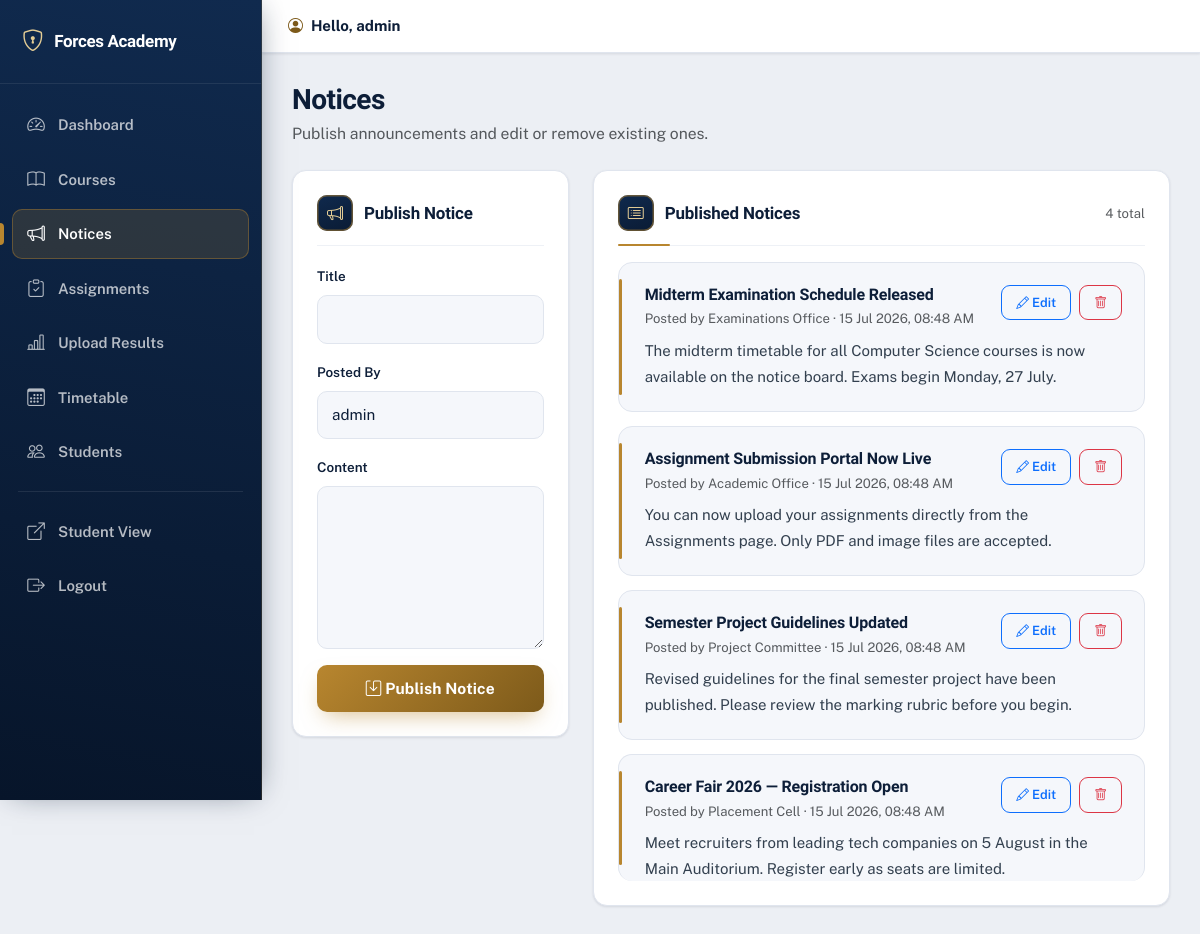
Screenshot of /admin_notices.php (signed in) with the database file from the repository.
### tables this page shows
CREATE TABLE IF NOT EXISTS notices (
    id          INT(11) PRIMARY KEY AUTO_INCREMENT,
    title       VARCHAR(200) NOT NULL,
    content     TEXT,
    posted_by   VARCHAR(100),
    created_at  TIMESTAMP DEFAULT CURRENT_TIMESTAMP
);

### config/auth.php (called while the page is built, shortened)
<?php
function e($value)
{
    return htmlspecialchars((string)$value, ENT_QUOTES, 'UTF-8');
}

### admin_notices.php (the view, shortened to what this page needs)
<?php
require_once 'config/auth.php';
$edit = null;
$notices = mysqli_query($conn, "SELECT id, title, content, posted_by, created_at FROM notices ORDER BY created_at DESC");
require 'admin_partials/header.php';
?>
<div class="row g-4">
  <div class="col-xl-4">
    <div class="card p-4">
      <h5 class="form-card-title">
        <i class="bi <?php echo $edit ? 'bi-pencil-square' : 'bi-megaphone'; ?>"></i>
        <?php echo $edit ? 'Edit Notice' : 'Publish Notice'; ?>
      </h5>
      <form method="POST">
        <div class="mb-3">
          <label class="form-label">Title</label>
          <input class="form-control form-control-solid" name="title" value="<?php echo $edit ? e($edit['title']) : ''; ?>" required>
        </div>
        <div class="mb-3">
          <label class="form-label">Posted By</label>
          <input class="form-control form-control-solid" name="posted_by" value="<?php echo $edit ? e($edit['posted_by']) : e($admin_username); ?>">
        </div>
        <div class="mb-3">
          <label class="form-label">Content</label>
          <textarea class="form-control form-control-solid" name="content" rows="6" required><?php echo $edit ? e($edit['content']) : ''; ?></textarea>
        </div>
        <button class="btn btn-auth-primary w-100" type="submit">
          <i class="bi bi-save"></i> <?php echo $edit ? 'Update Notice' : 'Publish Notice'; ?>
        </button>
      </form>
    </div>
  </div>
  <div class="col-xl-8">
    <div class="card p-4">
      <div class="section-header mb-3">
        <h5 class="section-title mb-0"><i class="bi bi-card-list"></i> Published Notices</h5>
        <span class="text-muted small"><?php echo (int) mysqli_num_rows($notices); ?> total</span>
      </div>
      <?php if (mysqli_num_rows($notices) > 0): ?>
        <?php while ($n = mysqli_fetch_assoc($notices)): ?>
          <div class="notice-item notice-item-large">
            <div class="d-flex flex-column flex-md-row justify-content-between gap-2 mb-2">
              <div>
                <h6 class="mb-1"><?php echo e($n['title']); ?></h6>
                <div class="small text-muted">Posted by <?php echo e($n['posted_by']); ?> · <?php echo date('d M Y, h:i A', strtotime($n['created_at'])); ?></div>
              </div>
              <div class="d-inline-flex gap-2 align-items-start">
                <a class="btn btn-sm btn-outline-primary btn-icon-edit" href="admin_notices.php?edit=<?php echo (int) $n['id']; ?>"><i class="bi bi-pencil"></i> Edit</a>
                <a class="btn btn-sm btn-outline-danger btn-icon-danger" href="admin_notices.php?delete=<?php echo (int) $n['id']; ?>" onclick="return confirm('Delete this notice?');"><i class="bi bi-trash"></i></a>
              </div>
            </div>
            <p class="mb-0 notice-content"><?php echo nl2br(e(strlen($n['content']) > 200 ? substr($n['content'], 0, 200) . '…' : $n['content'])); ?></p>
          </div>
        <?php endwhile; ?>
      <?php endif; ?>
    </div>
  </div>
</div>
<?php require 'admin_partials/footer.php'; ?>

### css/style.css (style rules this page uses)
:root { --ink:#0a1b34; --ink-2:#102a4e; --ink-3:#16365f; --brass:#b8862f; --brass-600:#9a6f22; --brass-700:#7d5a1a; --brass-050:#f8f0dd; --brass-100:#f0e1bf; --brass-200:#e4cd95; --brand:var(--brass); --brand-700:var(--brass-700); --brand-600:var(--brass-600); --brand-500:var(--brass); --brand-050:var(--brass-050); --brand-100:var(--brass-100); --brand-200:var(--brass-200); --blue:var(--brass);--blue-dark:var(--brass-700);--blue-light:var(--brass); --blue-50:var(--brass-050);--blue-100:var(--brass-100); --navy:var(--ink);--navy-2:var(--ink-2); --heading:#0d1e38; --ink-text:#0d1e38; --text:#33404f; --muted:#697687; --bg:#eceff4; --surface:#ffffff; --surface-2:#f5f7fb; --line:#e0e5ee; --line-2:#eef1f6; --success:#1f8a5b; --success-bg:#e6f5ee; --success-line:#b8e6cd; --danger:#c23b34; --danger-bg:#fbeceb; --danger-line:#f2c5c1; --warn-bg:#fbf2df; --warn-line:#eddaad; --warn-ink:#7d5a1a; --radius:14px; --radius-sm:10px; --radius-xs:8px; --shadow-xs:0 1px 2px rgba(10,27,52,.06); --shadow-sm:0 1px 3px rgba(10,27,52,.07),0 1px 2px rgba(10,27,52,.04); --shadow:0 12px 30px -14px rgba(10,27,52,.32),0 2px 6px rgba(10,27,52,.06); --shadow-lg:0 30px 60px -22px rgba(10,27,52,.42),0 6px 14px rgba(10,27,52,.10); --ring:0 0 0 4px rgba(184,134,47,.20); }
* { box-sizing:border-box; }
body { font-family:'Public Sans','Segoe UI',system-ui,Arial,sans-serif; margin:0;color:var(--text);font-size:15px;line-height:1.62; -webkit-font-smoothing:antialiased;text-rendering:optimizeLegibility; }
a { text-decoration:none;color:var(--brass-700);transition:color .15s; }
h1,h2,h3,h4,h5,h6 { font-family:'Bricolage Grotesque','Public Sans',system-ui,sans-serif; color:var(--heading);letter-spacing:-.01em;font-weight:800; }
.form-label { font-weight:600;font-size:.84rem;color:var(--heading);margin-bottom:7px; }
.form-group-icon .form-control, .form-control-solid, .form-select.form-control-solid, textarea.form-control-solid { border-radius:var(--radius-sm);border:1.5px solid var(--line); background:var(--surface-2);padding:12px 14px;color:var(--ink-text);font-size:.95rem; transition:border-color .15s,box-shadow .15s,background .15s; }
.form-control::placeholder,.form-control-solid::placeholder { color:#9aa5b3; }
.btn-auth-primary { background:linear-gradient(135deg,var(--brass),var(--brass-700)); color:#fff;border:none;border-radius:var(--radius-sm); padding:12px 18px;font-weight:700;letter-spacing:.01em;font-size:.97rem; box-shadow:0 10px 22px -8px rgba(184,134,47,.55); transition:transform .15s,box-shadow .15s,filter .15s; }
.dashboard-body { background:var(--bg);min-height:100vh; }
.card { border:1px solid var(--line);border-radius:var(--radius);background:var(--surface);box-shadow:var(--shadow-sm); }
.section-header { display:flex;align-items:center;justify-content:space-between;gap:12px;flex-wrap:wrap; padding-bottom:14px;margin-bottom:18px;border-bottom:1px solid var(--line-2);position:relative; }
.section-header::after { content:"";position:absolute;left:0;bottom:-1px;width:52px;height:2px;background:var(--brass);border-radius:2px; }
.section-title { color:var(--heading);font-weight:800;font-size:1.06rem;display:flex;align-items:center;gap:11px;letter-spacing:-.01em; }
.section-title i,.form-card-title i { color:var(--brass-200); background:linear-gradient(160deg,var(--ink-2),var(--ink)); width:36px;height:36px;border-radius:10px;display:inline-flex;align-items:center;justify-content:center;font-size:1rem; box-shadow:inset 0 0 0 1.5px rgba(184,134,47,.5); }
.form-card-title { color:var(--heading);font-weight:800;font-size:1.06rem;display:flex;align-items:center;gap:11px;margin-bottom:18px;padding-bottom:14px;border-bottom:1px solid var(--line-2); }
.notice-item { border-bottom:1px solid var(--line-2);padding:16px 0;transition:.16s ease; }
.notice-item:last-child { border-bottom:none;padding-bottom:0; }
.notice-item h6,.notice-item-large h5 { color:var(--heading);font-weight:700; }
.notice-item-large { padding:22px 22px 22px 26px;border:1px solid var(--line);border-radius:var(--radius);margin-bottom:14px;background:var(--surface-2);position:relative; }
.notice-item-large::before { content:"";position:absolute;left:0;top:16px;bottom:16px;width:3px;border-radius:3px;background:var(--brass); }
.notice-item-large:last-child { margin-bottom:0; }
.notice-content { color:var(--text);line-height:1.72; }
.btn-icon-edit,.btn-icon-danger,.btn-icon-view { border-radius:9px;font-size:.8rem;padding:7px 14px;font-weight:600; }

### rows the page displays
notices: title "Midterm Examination Schedule Released", posted_by "Examinations Office", created_at "15 Jul 2026, 08:48 AM", content "The midterm timetable for all Computer Science courses is now available on the notice board. Exams begin Monday, 27 July."
notices: title "Assignment Submission Portal Now Live", posted_by "Academic Office", created_at "15 Jul 2026, 08:48 AM", content "You can now upload your assignments directly from the Assignments page. Only PDF and image files are accepted."
notices: title "Semester Project Guidelines Updated", posted_by "Project Committee", created_at "15 Jul 2026, 08:48 AM", content "Revised guidelines for the final semester project have been published. Please review the marking rubric before you begin."
notices: title "Career Fair 2026 — Registration Open", posted_by "Placement Cell", created_at "15 Jul 2026, 08:48 AM", content "Meet recruiters from leading tech companies on 5 August in the Main Auditorium. Register early as seats are limited."

### other values shown
$item[2] "Dashboard"
$item[2] "Courses"
$item[2] "Notices"
$item[2] "Assignments"
$item[2] "Upload Results"
$item[2] "Timetable"
$item[2] "Students"
$admin_username "admin"
$page_title "Notices"
$page_subtitle "Publish announcements and edit or remove existing ones."
mysqli_num_rows($notices) "4"
